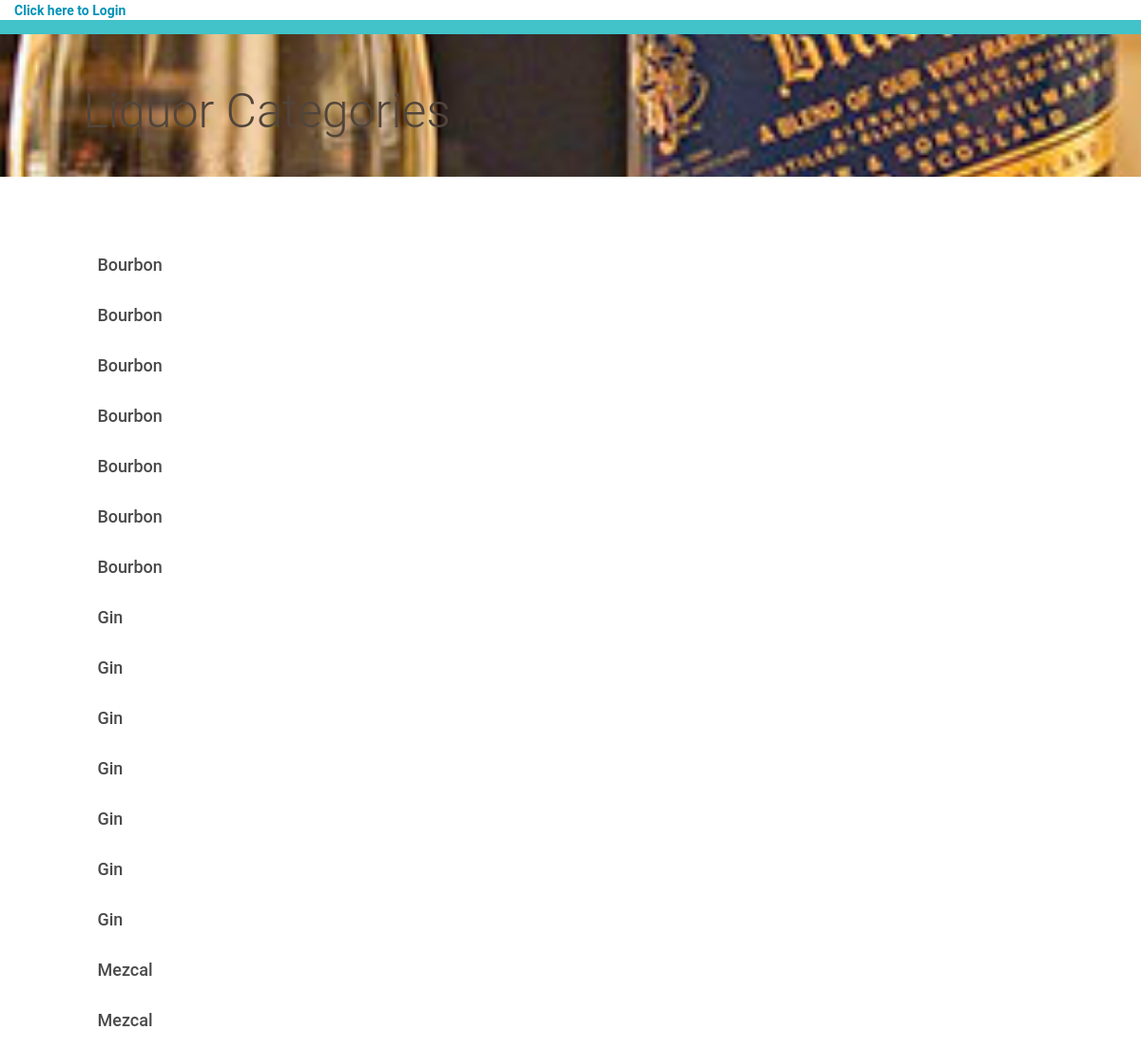
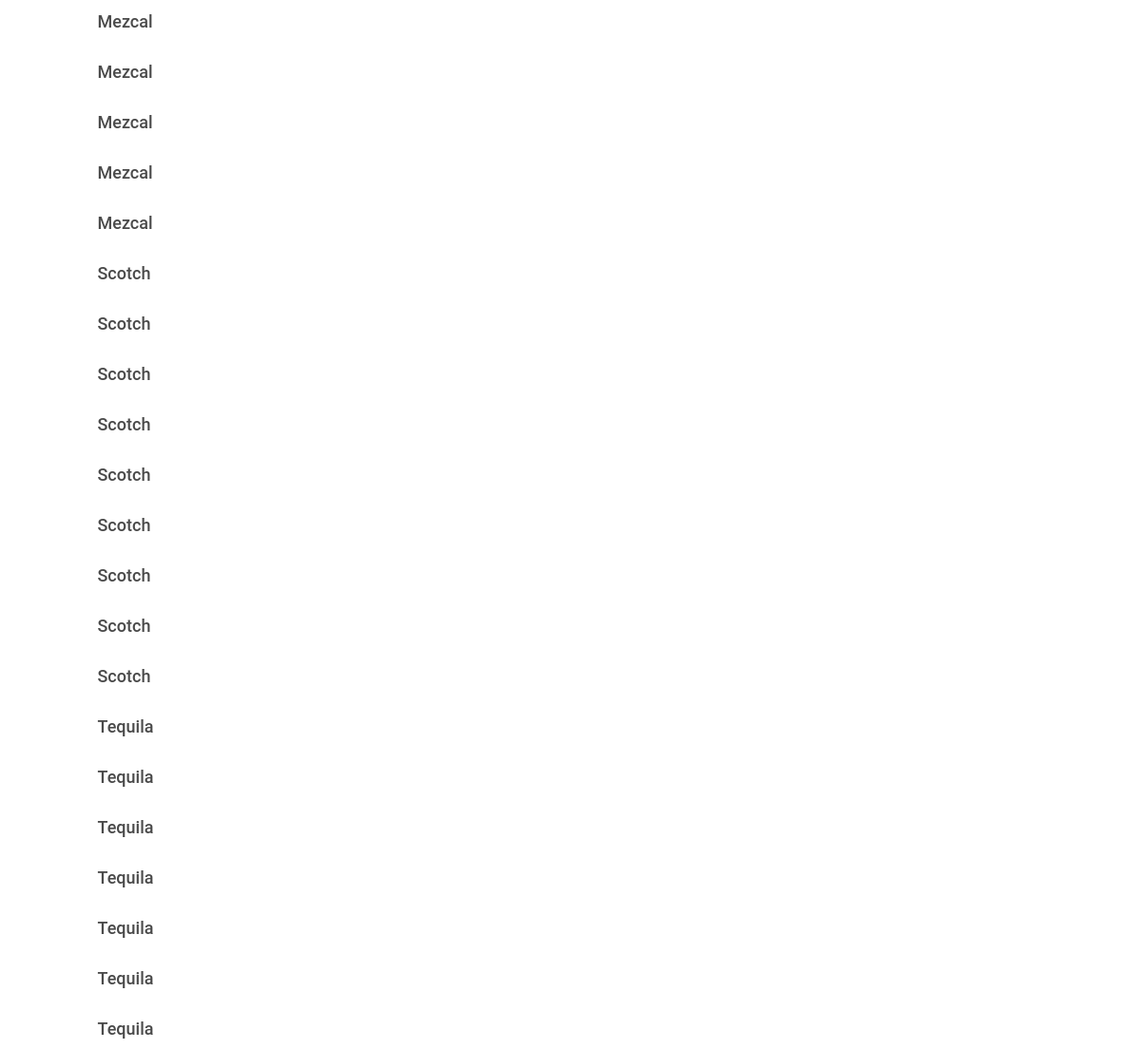
The page /category/ on the database its author committed (2 pictures, top to bottom).
### database_setup.py (models this page shows, shortened)
class Category(Base):
	__tablename__ = 'category'
	id = Column(Integer, primary_key=True)
	name = Column(String(250), nullable=False)
	user_id = Column(Integer, ForeignKey('user.id'))
	user = relationship(User)

### base.py (the view)
@app.route('/')
@app.route('/category/')
def showCategories():
	categories = session.query(Category).order_by(asc(Category.name))
	if 'username' not in login_session:
		return render_template('publiccategories.html', categories=categories)
	else:
		return render_template('categories.html', categories=categories)

### templates/publiccategories.html (shortened to what this page needs)
{% extends "main.html" %}
{% block content %}
	<div class="row top-item">
			<a href="{{url_for('showLogin')}}">Click here to Login</a>
		</div>
	</div>
	<div class="row divider blue">
		<<div class="col-md-12"></div>
	</div>
	<div class="row banner main">
		<div class="col-md-1"></div>
		<div class="col-md-11 padding-none">
			<h1>Liquor Categories</h1>
		</div>
	</div>
<div class="row padding-top padding-bottom">
	<div class="col-md-1"></div>
	<div class="col-md-10 padding-none"></div>
	<div class="col-md-1"></div>
</div>
{% for category in categories %}
	<a href="{{url_for('showMenu', category_id = category.id)}}">
		<div class="row">
			<div class="col-md-1"></div>
			<div class="col-md-10 category-list">
				<h3>{{category.name}}</h3>
			</div>
		<div class="col-md-1"></div>
		</div>
	</a>
{% endfor %}
{% endblock %}

### templates/main.html (shortened to what this page needs)
<!DOCTYPE html>
<html lang="en">
	<head>
		<link rel="stylesheet" href="https://maxcdn.bootstrapcdn.com/bootstrap/3.3.7/css/bootstrap.min.css">
		<link rel="stylesheet" type="text/css" href="{{url_for('static', filename='styles.css')}}">
	</head>
	<body>
		<div class="container">
			{% block content %}
			{% endblock %}
	</body>
</html>

### static/styles.css (style rules this page uses)
body { font-family: Montserrat, sans-serif; background-image: pexels-photo-311039.jpg; }
* { font-family: "Helvetica Neue Bold", Roboto, Helvetica, Arial, sans-serif; font-weight: 700; }
h1 { font-family: "Helvetica Neue Light", Roboto, Helvetica, Arial, sans-serif; font-size: 50px; color: #51453B; line-height: 60px; font-weight: 300; }
h3 { font-size: 18px; color: #4A4A4A; line-height: 23px; }
a { font-size: 14px; color: #0093B9; line-height: 17px; }
.padding-top { padding-top: 30px; }
.padding-bottom { padding-bottom: 30px; }
.padding-none { padding: 0; }
.divider { height: 15px; }
.divider.blue { background-color: #42C3C9; }
.banner.main { height: 150px; background: url("/static/top-banner.jpg"); background-position: right; background-repeat: no-repeat; background-size: cover; }
.banner h1 { margin: 45px 0; }

### rows shown on the page
Category: name "Bourbon"
Category: name "Bourbon"
Category: name "Bourbon"
Category: name "Bourbon"
Category: name "Bourbon"
Category: name "Bourbon"
Category: name "Bourbon"
Category: name "Gin"
Category: name "Gin"
Category: name "Gin"
Category: name "Gin"
Category: name "Gin"
Category: name "Gin"
Category: name "Gin"
Category: name "Mezcal"
Category: name "Mezcal"
Category: name "Mezcal"
Category: name "Mezcal"
Category: name "Mezcal"
Category: name "Mezcal"
Category: name "Mezcal"
Category: name "Scotch"
Category: name "Scotch"
Category: name "Scotch"
Category: name "Scotch"
Category: name "Scotch"
Category: name "Scotch"
Category: name "Scotch"
Category: name "Scotch"
Category: name "Scotch"
Category: name "Tequila"
Category: name "Tequila"
Category: name "Tequila"
Category: name "Tequila"
Category: name "Tequila"
Category: name "Tequila"
Category: name "Tequila"
